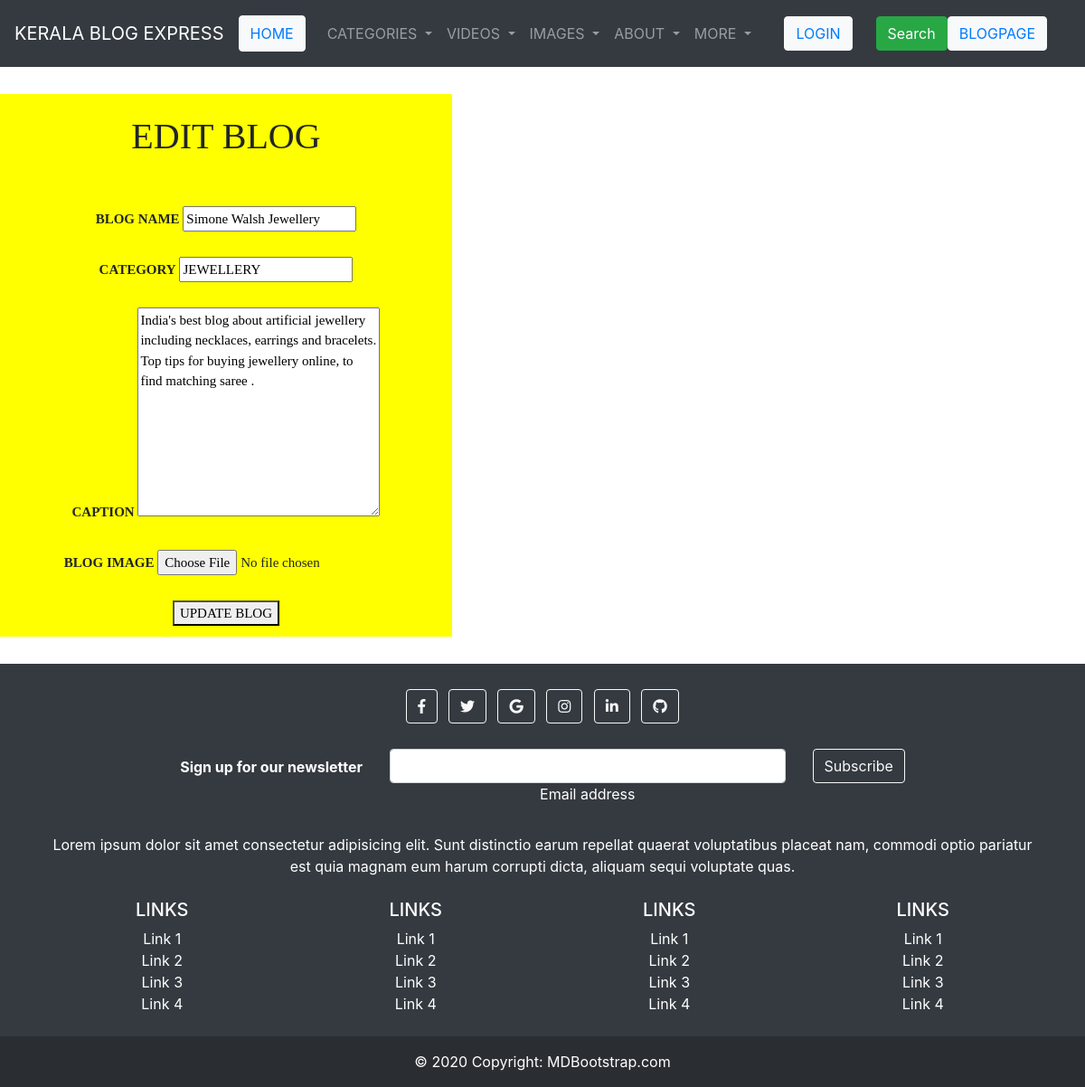
/editpage/34, run on the app's committed database.
### blog_app/models.py (models this page shows, shortened)
class Bloglist(models.Model):
    Blog_id=models.AutoField(primary_key=True)
    Author_name=models.CharField(max_length=200)
    Publish_date=models.DateTimeField()
    Blog_category=models.CharField(max_length=300,null=True,blank=True)
    Blog_title=models.CharField(max_length=400)
    Blog_caption=models.CharField(max_length=500)
    Blog_img=models.ImageField(upload_to="blogs",null=True,blank=True)
    likes=models.ManyToManyField(User,related_name="like_blog",blank=True)

### blog_app/views.py (the view, shortened to what this page needs)
# urls.py: path('editpage/<int:vid>',views.editpage,name="editpage"),
def editpage(request, vid):
    single_blog = Bloglist.objects.get(Blog_id=vid)
    return render(request, "editblog.html", {"single_blog": single_blog})

### templates/editblog.html (shortened to what this page needs)
{%extends "home.html"%}
{%block content%}
<div class="box"
    style="background-color: yellow; height: 600px; width: 500px; font-size: 15px; font-family: initial;text-align: center; font-weight: 700;display: flex;justify-content: center;margin-top: 30px; margin-bottom: 30px;">
    <div>
        <br>
        <h1>EDIT BLOG</h1>
        <br><br>
        <form method="post" enctype="multipart/form-data">
            <label for="Blog_title">BLOG NAME</label>
            <input value="{{ single_blog.Blog_title }}" type="text" name="Blog_title">
            <br><br>
            <label for="Blog_category">CATEGORY</label>
            <input value="{{ single_blog.Blog_category }}" type="text" name="Blog_category">
            <br><br>
            <label for="Blog_caption">CAPTION</label>
            <textarea name="Blog_caption" id="" cols="30" rows="10">{{ single_blog.Blog_caption }}</textarea>
            <br><br>
            <label for="Blog_img">BLOG IMAGE</label>
            <input accept="image/*" type="file" name="Blog_img">
            <br><br>
            <button type="submit">UPDATE BLOG</button>
        </form>
    </div>
</div>
{%endblock%}

### static/home.css (style rules this page uses)
.box { display: flex; justify-content: space-between; }

### data on the page
Bloglist: Blog_title "Simone Walsh Jewellery", Blog_category "JEWELLERY", Blog_caption "India's best blog about artificial jewellery including necklaces, earrings and bracelets. Top tips for buying jewellery online, to find matching saree ."
